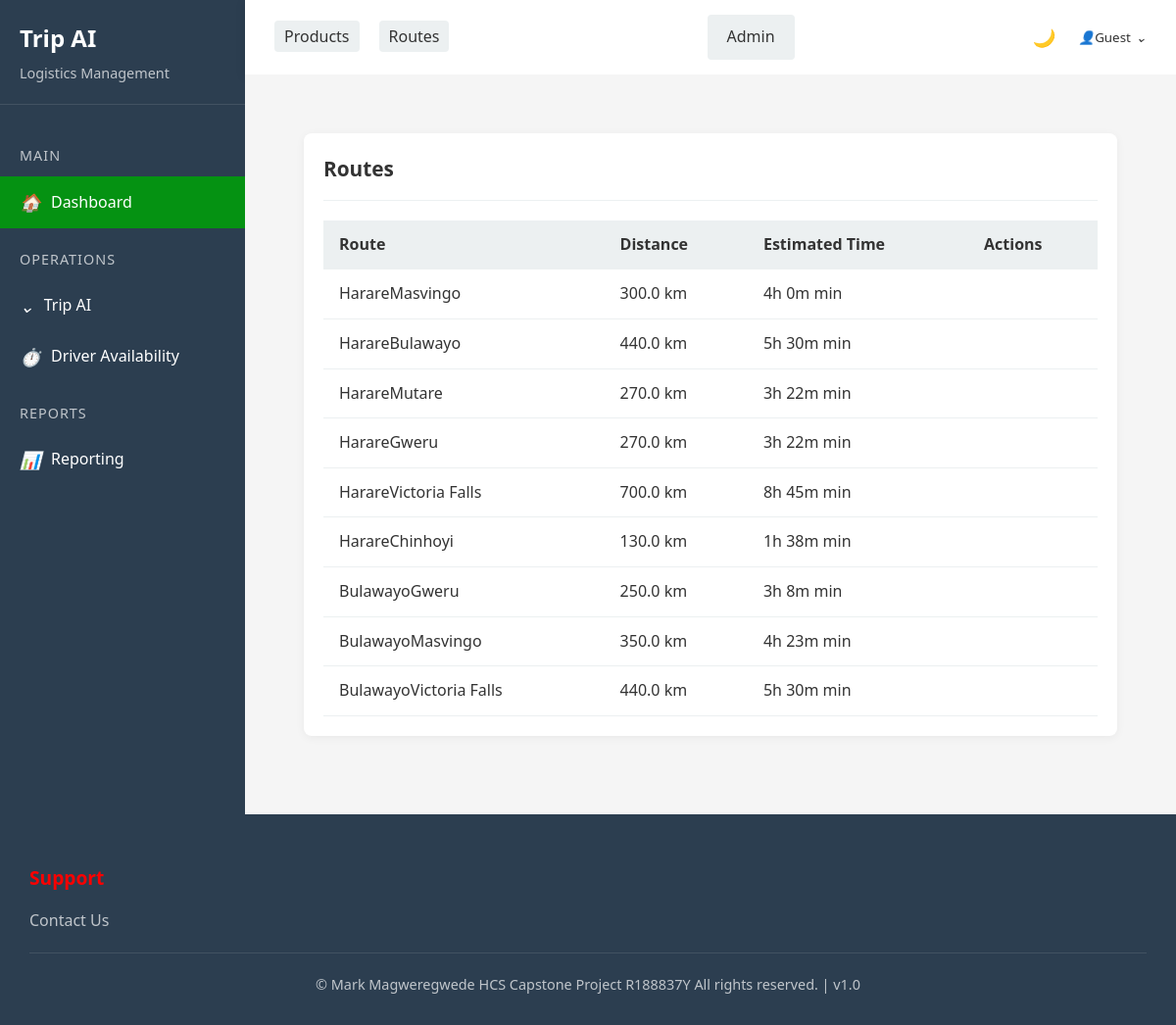
/app/route/, run on an earlier commit of the app's database.
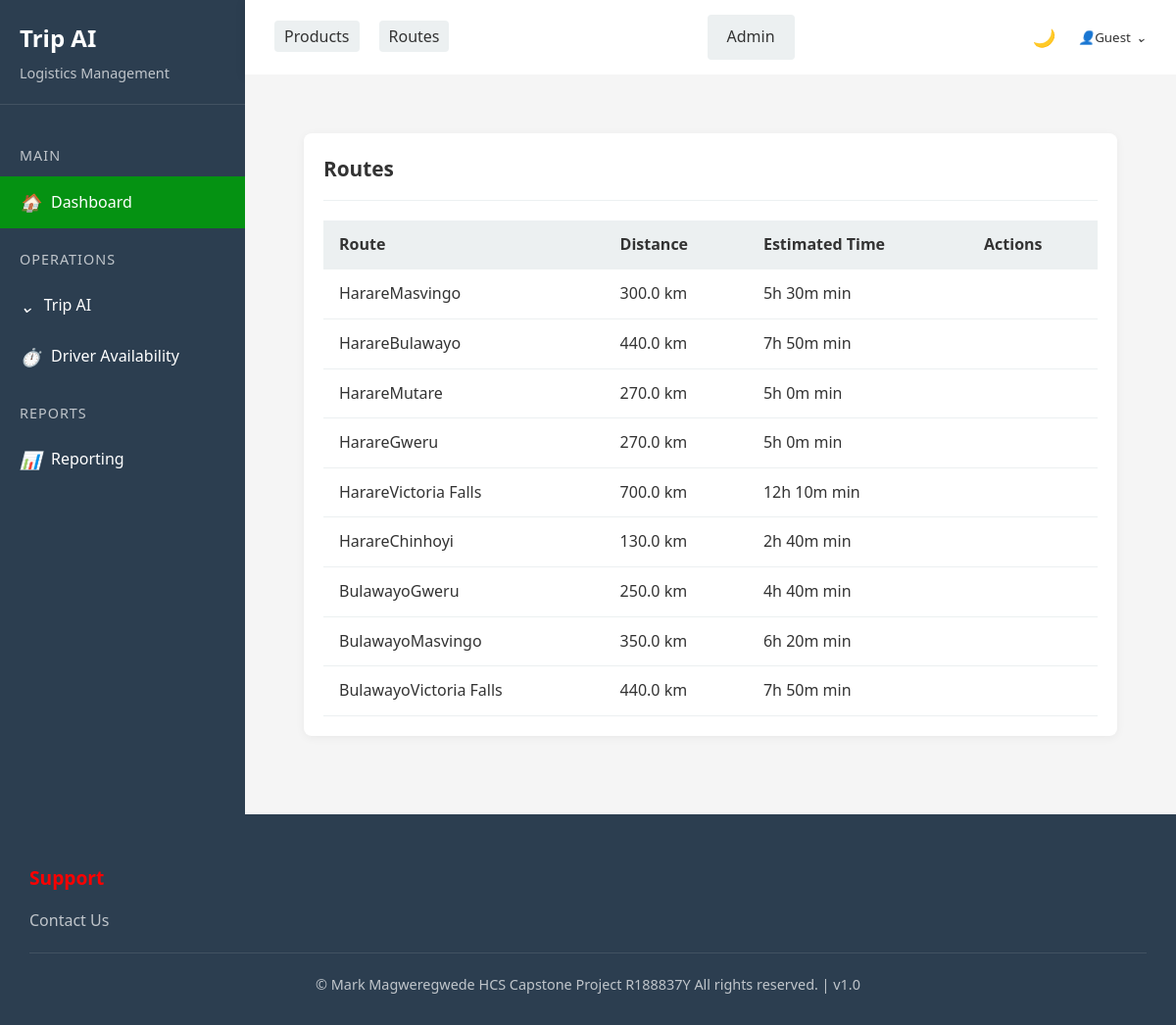
And on a later commit of the database.
### triplog/models.py (models this page shows, shortened)
class Route(models.Model):
    origin = models.CharField(max_length=255)
    destination = models.CharField(max_length=255)
    distance_km = models.FloatField()
    estimated_time_min = models.IntegerField()
    def get_absolute_url(self):
        return reverse("route_detail", kwargs={"pk": self.pk})

### triplog/views.py (the view)
# urls.py: path("route/", RouteListView.as_view(), name="route_list"),
class RouteListView(ListView):
    model = Route
    template_name = "route/route_list.html"

### triplog/templatetags/time_filters.py (called while the page is built)
@register.filter
def minutes_to_hours(minutes):
    if minutes is None:
        return "Trip NOT COMPLETE"  # Handle cases where the value is None
    hours = minutes // 60
    mins = minutes % 60
    return f"{hours}h {mins}m" if hours else f"{mins}m"

### templates/route/route_list.html (shortened to what this page needs)
{% extends 'base.html' %}
{% load time_filters %}
{% block content %}
<div class="content-area">
    <div class="card">
        <div class="card-header">
            <h2> Routes</h2>
        </div>
        <div class="card-body">
            <div class="table-responsive">
                <table class="route-table">
                    <thead>
                        <tr>
                            <th>Route</th>
                            <th>Distance</th>
                            <th>Estimated Time</th>
                            <th class="actions">Actions</th>
                        </tr>
                    </thead>
                    <tbody>
                        {% for route in route_list %}
                        <tr>
                            <td>
                                <a href="{{ route.get_absolute_url }}" class="route-link">
                                     {{ route.origin }}
                                     {{ route.destination }}
                                </a>
                            </td>
                            <td>{{ route.distance_km }} km</td>
                            <td>{{ route.estimated_time_min|minutes_to_hours|default:"-" }} min</td>
                            <td class="actions">
                            </td>
                        </tr>
                        {% endfor %}
                    </tbody>
                </table>
            </div>
        </div>
    </div>
</div>
{% endblock %}

What changed in the data, as far as the page shows it:
changed Route (number 1 of 9 on the later page): estimated_time_min|minutes_to_hours "4h 0m" → "5h 30m"
changed Route (number 2 of 9 on the later page): estimated_time_min|minutes_to_hours "5h 30m" → "7h 50m"
changed Route "Mutare": estimated_time_min|minutes_to_hours "3h 22m" → "5h 0m"
changed Route (number 4 of 9 on the later page): estimated_time_min|minutes_to_hours "3h 22m" → "5h 0m"
changed Route (number 5 of 9 on the later page): estimated_time_min|minutes_to_hours "8h 45m" → "12h 10m"
changed Route "Chinhoyi": estimated_time_min|minutes_to_hours "1h 38m" → "2h 40m"
changed Route (number 7 of 9 on the later page): estimated_time_min|minutes_to_hours "3h 8m" → "4h 40m"
changed Route (number 8 of 9 on the later page): estimated_time_min|minutes_to_hours "4h 23m" → "6h 20m"
changed Route (number 9 of 9 on the later page): estimated_time_min|minutes_to_hours "5h 30m" → "7h 50m"
